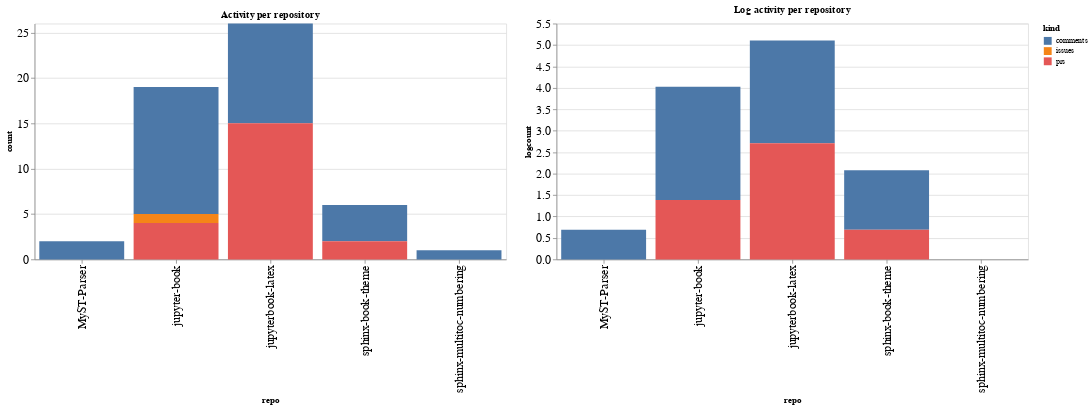

This figure's notebook cell:
### Code cell
ch1 = alt.Chart(repo_summaries, width=600, title="Activity per repository").mark_bar().encode(
    x='repo',
    y='count',
    color='kind',
    tooltip="kind"
)

ch2 = alt.Chart(repo_summaries, width=600, title="Log activity per repository").mark_bar().encode(
    x='repo',
    y='logcount',
    color='kind',
    tooltip="kind"
)

ch1 | ch2

### Figure 1 — Vega-Lite specification as saved in the notebook (floating-point values rounded to 4 significant figures)
{"config": {"axisLeft": {"labelFontSize": 15}, "axisBottom": {"labelFontSize": 15}}, "hconcat": [{"mark": "bar", "encoding": {"color": {"type": "nominal", "field": "kind"}, "tooltip": {"type": "nominal", "field": "kind"}, "x": {"type": "nominal", "field": "repo"}, "y": {"type": "quantitative", "field": "count"}}, "title": "Activity per repository", "width": 600}, {"mark": "bar", "encoding": {"color": {"type": "nominal", "field": "kind"}, "tooltip": {"type": "nominal", "field": "kind"}, "x": {"type": "nominal", "field": "repo"}, "y": {"type": "quantitative", "field": "logcount"}}, "title": "Log activity per repository", "width": 600}], "data": {"name": "data-26f02c090f7575387240bf40a92e083b"}, "$schema": "https://vega.github.io/schema/vega-lite/v4.8.1.json", "datasets": {"data-26f02c090f7575387240bf40a92e083b": [{"repo": "MyST-Parser", "kind": "comments", "count": 2, "logcount": 0.6931}, {"repo": "jupyter-book", "kind": "comments", "count": 14, "logcount": 2.639}, {"repo": "jupyter-book", "kind": "issues", "count": 1, "logcount": 0.0}, {"repo": "jupyter-book", "kind": "prs", "count": 4, "logcount": 1.386}, {"repo": "jupyterbook-latex", "kind": "comments", "count": 11, "logcount": 2.398}, {"repo": "jupyterbook-latex", "kind": "prs", "count": 15, "logcount": 2.708}, {"repo": "sphinx-book-theme", "kind": "comments", "count": 4, "logcount": 1.386}, {"repo": "sphinx-book-theme", "kind": "prs", "count": 2, "logcount": 0.6931}, {"repo": "sphinx-multitoc-numbering", "kind": "comments", "count": 1, "logcount": 0.0}]}}
